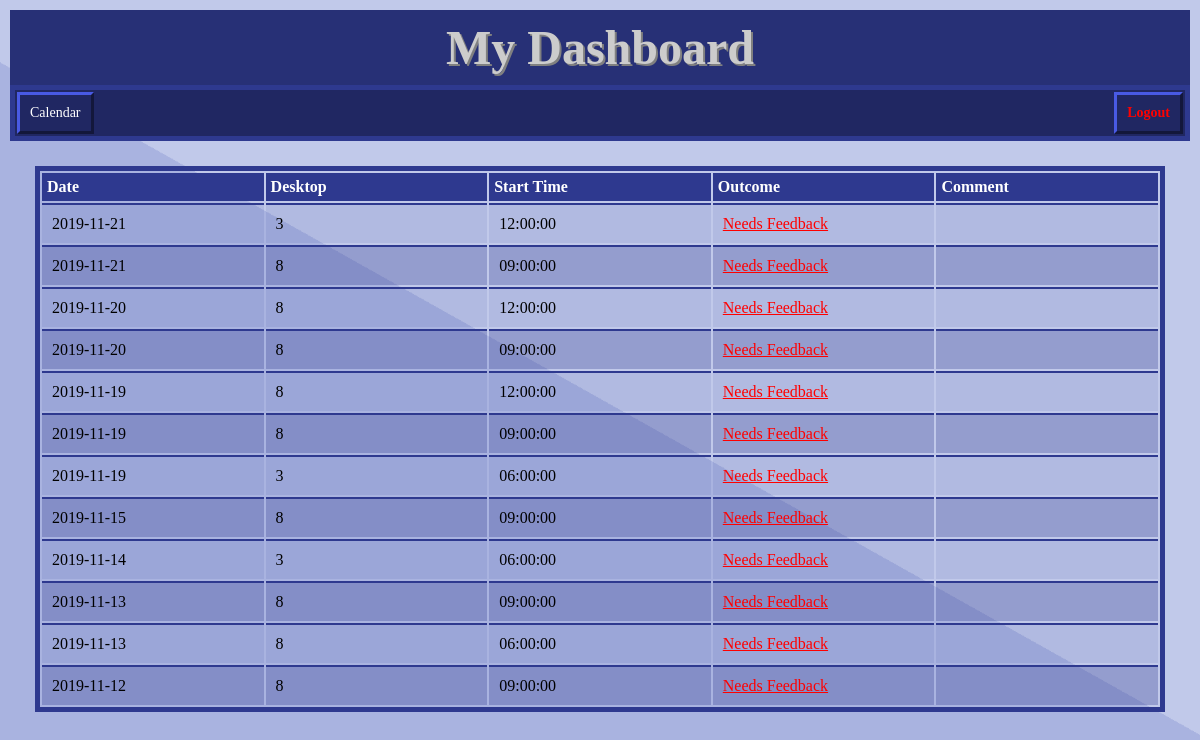
Before: /Views/dashboard.php (signed in) with the older database file.
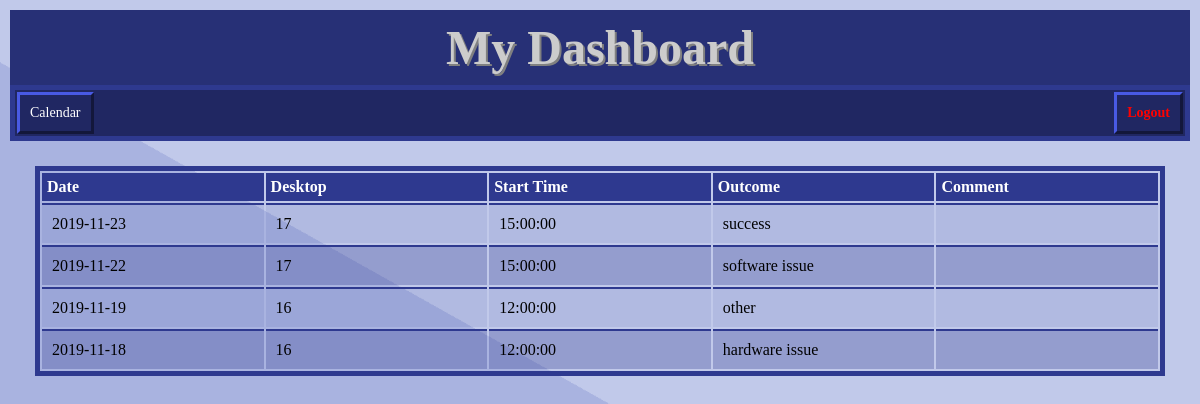
After: the same page with the newer database file.
### tables this page shows
CREATE TABLE `reservation` (
  `reserve_id` int(11) NOT NULL AUTO_INCREMENT,
  `user_num` int(11) NOT NULL,
  `slot_id` int(11) NOT NULL,
  `dtop_id` int(11) NOT NULL,
  `b_num` int(11) NOT NULL,
  PRIMARY KEY (`reserve_id`),
  UNIQUE KEY `user_slot_unique` (`user_num`,`slot_id`),
  UNIQUE KEY `dtop_slot_unique` (`dtop_id`,`slot_id`),
  KEY `fk_slot` (`slot_id`),
  KEY `fk_b2` (`b_num`),
  CONSTRAINT `fk_b2` FOREIGN KEY (`b_num`) REFERENCES `build` (`b_num`),
  CONSTRAINT `fk_dtop2` FOREIGN KEY (`dtop_id`) REFERENCES `desktop` (`dtop_id`),
  CONSTRAINT `fk_slot` FOREIGN KEY (`slot_id`) REFERENCES `timeslot` (`slot_id`),
  CONSTRAINT `fk_user` FOREIGN KEY (`user_num`) REFERENCES `user` (`user_num`)
);

CREATE TABLE `timeslot` (
  `slot_id` int(11) NOT NULL AUTO_INCREMENT,
  `date` date NOT NULL,
  `start_time` time NOT NULL,
  `state` tinyint(4) NOT NULL DEFAULT '0',
  PRIMARY KEY (`slot_id`),
  UNIQUE KEY `slot_id_UNIQUE` (`slot_id`),
  UNIQUE KEY `starttime_date_unique_index` (`start_time`,`date`)
);

CREATE TABLE `feedback` (
  `feedback_id` int(11) NOT NULL AUTO_INCREMENT,
  `reserve_id` int(11) DEFAULT NULL,
  `outcome` enum('success','software issue','hardware issue','other') DEFAULT NULL,
  `comment` varchar(500) DEFAULT NULL,
  PRIMARY KEY (`feedback_id`),
  KEY `fk_reservation_idx` (`reserve_id`),
  CONSTRAINT `fk_reservation` FOREIGN KEY (`reserve_id`) REFERENCES `reservation` (`reserve_id`) ON DELETE CASCADE ON UPDATE CASCADE
);

### Views/dashboard.php (the view, shortened to what this page needs)
<?php
$dbh = ConnectDB();
?>
<html>
  <head>
    <link rel="stylesheet" type="text/css" href="../Styles/desktop.css">
    <link rel="stylesheet" type="text/css" href="../Styles/displayTables.css">
    <link rel="stylesheet" href="//code.jquery.com/ui/1.12.1/themes/base/jquery-ui.css"></script>
    <link rel="stylesheet" href="https://cdnjs.cloudflare.com/ajax/libs/jquery-footable/3.1.6/footable.core.standalone.min.css"></link>
  </head>
  <body>
    <div class="header">My Dashboard</div>
      <div class="topnav">
        <ul>
          <li><a href="index">Calendar</a></li>
          <li><a class="logout" onclick="logout()">Logout</a></li>
        </ul>
    </div>
    <div class="container">
      <div class="row no-gutter">
        <div class="col">
          <table style="table-layout: fixed; width: 100%">
            <tr id="table-header">
              <th>Date</th>
              <th>Desktop</th>
              <th>Start Time</th>
              <th>Outcome</th>
              <th>Comment</th>
            </tr>
            <?php
              try{
                $username = $_SESSION['username'];
                $max_strlen = 200;
                $sql = "SELECT t.date, reserve_id, dtop_id, start_time, outcome, comment FROM reservation "
                      . "JOIN user using (user_num) "
                      . "JOIN timeslot t using (slot_id) "
                      . "LEFT JOIN feedback using (reserve_id) "
                      . "WHERE username = '$username' "
                      . "ORDER BY date DESC, start_time DESC;";
                $stmt = $dbh->prepare($sql);
                $stmt->execute();
                foreach($stmt->fetchAll(PDO::FETCH_ASSOC) as $row) {
                  $id = $row['reserve_id'];
                  $outcome = ($row['outcome'] == '') ? "<a class=\"feedback-link\" id=\"$id\" name=\"outcome\" href=\"#\" style=\"color: red\">Needs Feedback</a>" : $row['outcome'];
                  $comment = $row['comment'];
                  $length = strlen($comment);
                  $commentHtml = null;
                  if($length > $max_strlen){
                    $commentHtml = "<p href=\"#\" class=\"comment-tip\" title=\"$comment\" style=\"word-wrap: break-word\">" . substr($comment, 0, $max_strlen) . "...</p>";
                  } else if($length == 0) {
                    $commentHtml = '';
                  } else {
                    $commentHtml = $comment;
                  }
                  $out =  "<tr value=\"$id\"><td>" . $row['date'];
                  $out .= "</td><td>" . $row['dtop_id'];
                  $out .= "</td><td>" . $row['start_time'];
                  $out .= "</td><td>" . $outcome;
                  $out .= "</td><td style=\"word-wrap: break-word\">" . $commentHtml;
                  $out .= "</td></<tr>";
                  echo $out;
                }
              }
              catch(Exception $e){}
            ?>
          </table>
        </div>
      </div>
    </div>
  </body>
</html>

Changed rows visible on the page:
removed reservation: $id 20 (drawn), slot.date "2019-11-21", dtop "3", slot.start_time "12:00:00"
removed reservation: $id 19 (drawn), slot.date "2019-11-21", dtop "8", slot.start_time "09:00:00"
removed reservation: $id 18 (drawn), slot.date "2019-11-20", dtop "8", slot.start_time "12:00:00"
removed reservation: $id 17 (drawn), slot.date "2019-11-20", dtop "8", slot.start_time "09:00:00"
removed reservation: $id 16 (drawn), slot.date "2019-11-19", dtop "8", slot.start_time "12:00:00"
removed reservation: $id 15 (drawn), slot.date "2019-11-19", dtop "8", slot.start_time "09:00:00"
removed reservation: $id 7 (drawn), slot.date "2019-11-19", dtop "3", slot.start_time "06:00:00"
removed reservation: $id 10 (drawn), slot.date "2019-11-15", dtop "8", slot.start_time "09:00:00"
removed reservation: $id 5 (drawn), slot.date "2019-11-14", dtop "3", slot.start_time "06:00:00"
removed reservation: $id 3 (drawn), slot.date "2019-11-13", dtop "8", slot.start_time "09:00:00"
removed reservation: $id 2 (drawn), slot.date "2019-11-13", dtop "8", slot.start_time "06:00:00"
removed reservation: slot.date "2019-11-12", dtop "8", slot.start_time "09:00:00"
added reservation: $id 75 (drawn), slot.date "2019-11-23", dtop "17", slot.start_time "15:00:00", feedback.outcome "success"
added reservation: $id 74 (drawn), slot.date "2019-11-22", dtop "17", slot.start_time "15:00:00", feedback.outcome "software issue"
added reservation: $id 73 (drawn), slot.date "2019-11-19", dtop "16", slot.start_time "12:00:00", feedback.outcome "other"
added reservation: $id 72 (drawn), slot.date "2019-11-18", dtop "16", slot.start_time "12:00:00", feedback.outcome "hardware issue"
